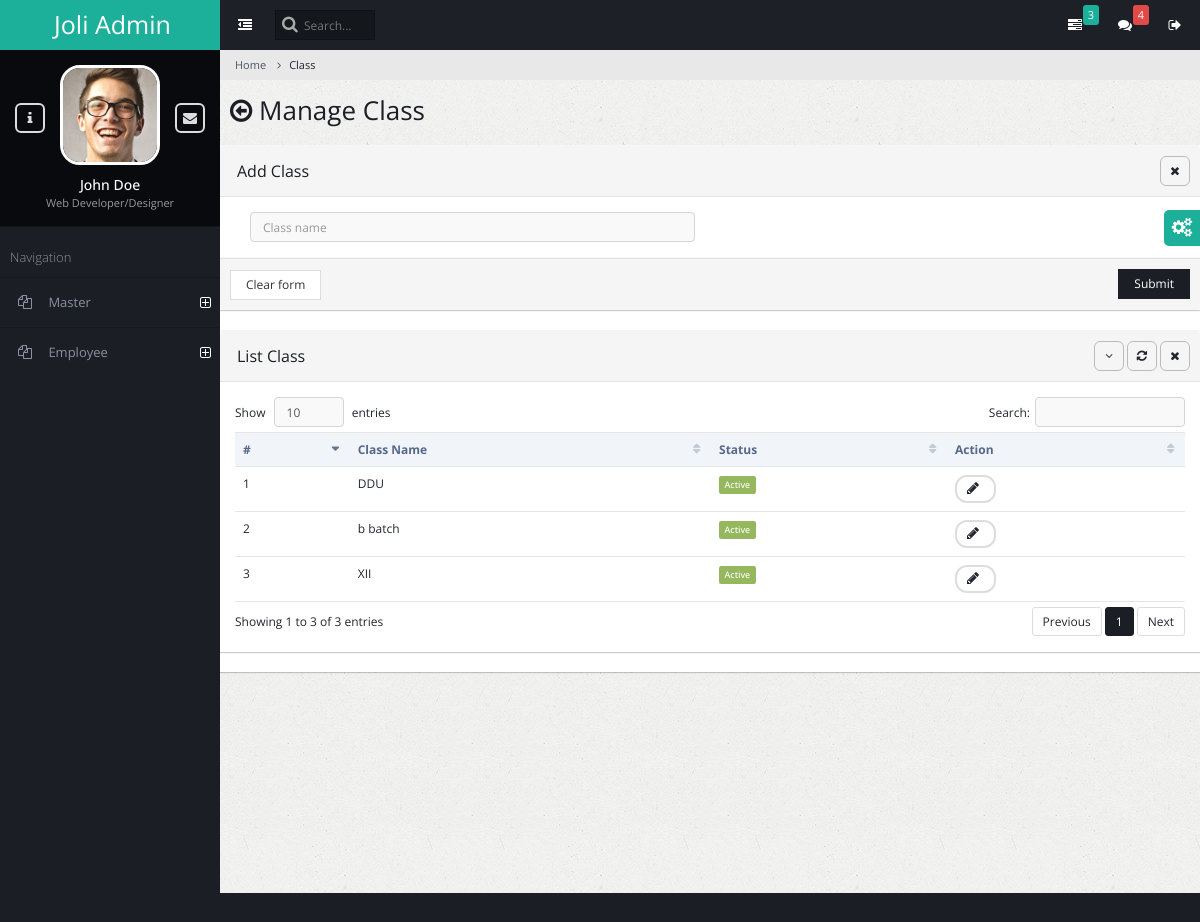
Screenshot of /admin_master_class with the database file from the repository.
### admin_master/models.py (models this page shows)
class class_master(models.Model):
    name=models.CharField(max_length=100)
    status=models.IntegerField(default=1)

### admin_master/views.py (the view, shortened to what this page needs)
# urls.py: path('admin_master_class',admin_master_class,name='master_class'),
def admin_master_class(request):
    message=''
    msg=''
    display=class_master.objects.all()
    return render(request,'admin_master_class_manage.html',{'msg':message,'mseg':msg,'display':display})

### admin_master/templates/admin_master_class_manage.html (shortened to what this page needs)
{% extends 'index.html' %}
{% load static %}
{% block content %}
<ul class="breadcrumb">
    <li><a href="#">Home</a></li>
    <li class="active">Class</li>
</ul>
<div class="page-title">
    <h2><span class="fa fa-arrow-circle-o-left"></span> Manage Class</h2>
</div>
<div class="panel panel-default">
    <div class="panel-heading">
    <h3 class="panel-title">Add Class</h3>
<ul class="panel-controls">
<li><a href="#" class="panel-remove"><span class="fa fa-times"></span></a></li>
</ul>
</div>
<form method="post">{% csrf_token %}
    <div class="panel-body">
        <div class="form-group">
    <div class="col-md-6 col-xs-6">
        <input type="text" class="form-control" name="class_name" autofocus placeholder="Class name"/>
    </div>
</div>
</div>
    <div class="panel panel-default">
    <div class="panel-footer">
        <input type="reset" value="Clear form" class="btn btn-default" id="pc_refresh">
        <button class="btn btn-primary pull-right">Submit</button>
    </div>
    </div>
</form>
     <div class="panel panel-default">
        <div class="panel-heading">
            <h3 class="panel-title">List Class</h3>
            <ul class="panel-controls">
                <li><a href="#" class="panel-collapse"><span class="fa fa-angle-down"></span></a></li>
                <li><a href="#" class="panel-refresh"><span class="fa fa-refresh"></span></a></li>
                <li><a href="#" class="panel-remove"><span class="fa fa-times"></span></a></li>
            </ul>
        </div>
        <div class="panel-body">
            <table class="table datatable">
                <thead>
                    <tr>
                        <th>#</th>
                        <th>Class Name</th>
                        <th>Status</th>
                        <th>Action</th>
                    </tr>
                </thead>
                <tbody>
                    {% for i in display %}
                    <tr id="tr{{i.id}}">
                        <td>{{forloop.counter}}</td>
                        <td>{{i.name}}</td>
                        <td>{% if i.status == 1 %}<span class="label label-success">Active</span>{% else %}
                            <span class="label label-danger">Deactive</span>  {% endif %}</td>
                        <td><button class="btn btn-default btn-rounded btn-sm" onclick="edit_qual('{{i.id}}')"><span id="spinner{{i.id}}" class="fa fa-pencil"></span></button>
                        </td>
                    </tr>
                    {% endfor %}
                </tbody>
            </table>
        </div>
     </div>
{% endblock %}

### rows the page displays
class_master: name "DDU", status "Active"
class_master: name "b batch", status "Active"
class_master: name "XII", status "Active"
